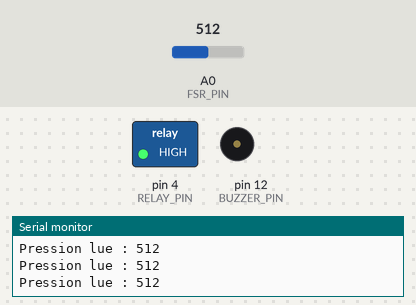
Bench run of a sketch on a simulated Arduino Uno, built with avr-gcc and run on an emulated ATmega328P. On the bench: switched loads named in the sketch (green lamp = pin HIGH), buzzer (waves = sounding, pin HIGH), the last lines printed to the serial monitor. The test bench sets the inputs (shaded band); at power-on: A0 (FSR_PIN) = 512.

Above: at 1.4 s.
1.5 s: A0 (FSR_PIN) set to 66
3.0 s: A0 (FSR_PIN) set to 55
At 4.0 s:
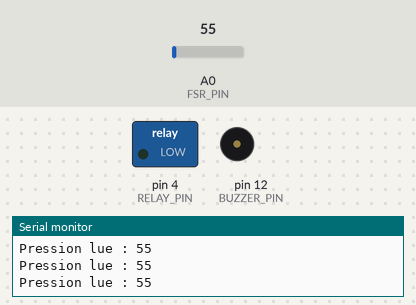
4.5 s: A0 (FSR_PIN) set to 122
At 4.65 s:
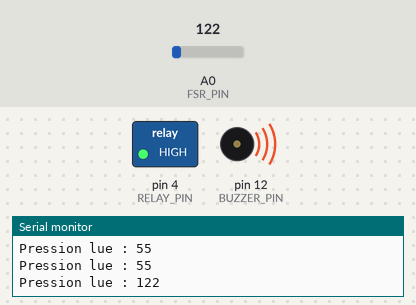
6.3 s: A0 (FSR_PIN) set to 50
At 6.7 s:
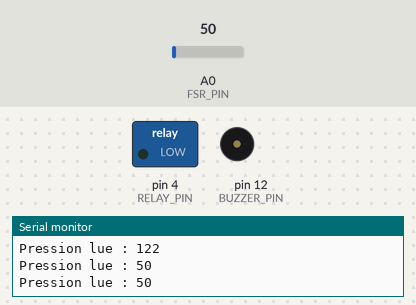
Timing chart, 0 to 8.8 s (numbered marks = the images above; inputs shaded):
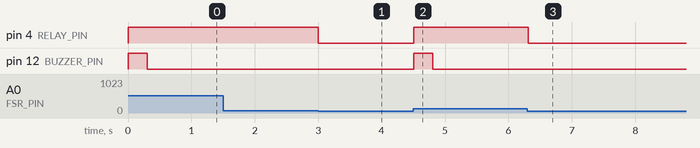

Measured:
- the behaviour switches between 61 and 60 on A0 (FSR_PIN) (found by bisection; images 0 and 1)
- after the input at 3.0 s, pin 4 (RELAY_PIN): HIGH → LOW at once
- after the input at 4.5 s, pin 4 (RELAY_PIN): LOW → HIGH at once; pin 12 (BUZZER_PIN): LOW → HIGH at once, → LOW 0.30 s later
- after the input at 6.3 s, pin 4 (RELAY_PIN): HIGH → LOW at once

The sketch:

testUnique.ino
```cpp
#define FSR_PIN A0
#define RELAY_PIN 4        //  D2
#define BUZZER_PIN 12       // D6

// --- Seuil de pression à ajuster selon le capteur ---
const int seuil = 60;
bool casqueDetecte = false;

void setup() {
  Serial.begin(115200);

  pinMode(FSR_PIN, INPUT);
  pinMode(RELAY_PIN, OUTPUT);
  pinMode(BUZZER_PIN, OUTPUT);

  // Initialisation : désactiver relais et buzzer
  digitalWrite(RELAY_PIN, LOW);
  digitalWrite(BUZZER_PIN, LOW);
}

void loop() {
  int pression = analogRead(FSR_PIN);
  Serial.print("Pression lue : ");
  Serial.println(pression);

  if (pression > seuil) {
    // Si le casque est porté
    if (!casqueDetecte) {
      casqueDetecte = true;
      digitalWrite(RELAY_PIN, HIGH);
      digitalWrite(BUZZER_PIN, HIGH);
      delay(300);
      digitalWrite(BUZZER_PIN, LOW);
    }
  } else {
    // Casque non porté
    casqueDetecte = false;
    digitalWrite(RELAY_PIN, LOW);
    digitalWrite(BUZZER_PIN, LOW);
  }

  delay(300);
}
```
